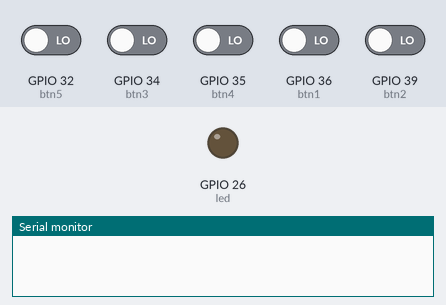
This sketch was run on a simulated ESP32. On the bench: output pins drawn as LEDs (lit = HIGH), the last lines printed to the serial monitor. Dashed ring = blinking. The test bench sets the inputs (shaded band); at power-on: GPIO 32 (btn5), GPIO 34 (btn3), GPIO 35 (btn4), GPIO 36 (btn1), GPIO 39 (btn2) LOW.

Above: at 3.6 s.
3.7 s: GPIO 32 (btn5) driven HIGH and GPIO 34 (btn3) driven HIGH and GPIO 35 (btn4) driven HIGH and GPIO 36 (btn1) driven HIGH and GPIO 39 (btn2) driven HIGH
At 7.2 s:
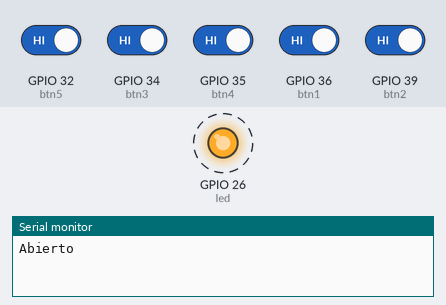
8.9 s: GPIO 34 (btn3) driven HIGH
Timing chart, 0 to 12.9 s (numbered marks = the images above; inputs shaded):
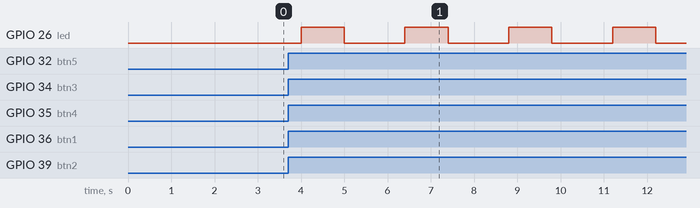

Measured:
- after the input at 3.7 s, GPIO 26 (led): alternates HIGH for 1.0 s and LOW for 1.4 s, starting after 0.30 s

The sketch:

Practica2.ino
```cpp
// Programa IoT 1
// Debe recibir una clave con 3 botones de 5
// Al aceptar la correcta encenderá el led


//Botones
#define btn1 36//a
#define btn2 39//b
#define btn3 34//c
#define btn4 35//d
#define btn5 32//e

bool a;
bool b;
bool c;
bool d;
bool e;

//Led
#define led 26

void setup() {
  Serial.begin(115200);

  //Configuarcion de botones
  pinMode(btn1, INPUT);
  pinMode(btn2, INPUT);
  pinMode(btn3, INPUT);
  pinMode(btn4, INPUT);
  pinMode(btn5, INPUT);

  //Configuración de Led
  pinMode(led, OUTPUT);

}

void loop() {
  ReadBtn();
  if (a & b & c){
    digitalWrite(led, HIGH);
      delay(1000);
      Serial.println("Abierto");
      digitalWrite(led, LOW);
      delay(1000);
    }
    else if (a | b | c | d | e) {

      Serial.println("Clave incorrecta");
    }

    clsbtn();
    delay(400);


}


void ReadBtn(){

    if (digitalRead(btn1)){
      a = true;
    }
    if (digitalRead(btn2)){
      b = true;
    }
    if (digitalRead(btn3)){
      c = true;
    }
    if (digitalRead(btn4)){
      d = true;
    }
    if (digitalRead(btn5)){
      e = true;
    }
}

void clsbtn(){
  a = false;
  b = false;
  c = false;
  d = false;
  e = false;
}
```
